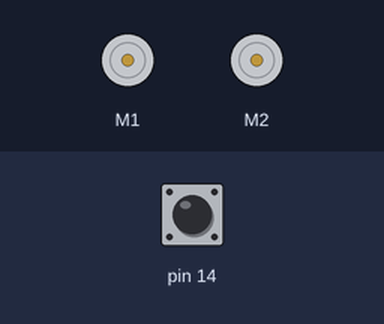
The sketch below on a simulated Arduino Leonardo, built with avr-gcc and run on an emulated ATmega32U4. Shown: 2 × DC motor (green arrow = forward, orange = backward, longer = faster). The test bench sets the inputs (shaded band); at power-on: pin 14 HIGH.

Above: at 0.8 s.
0.9 s: pin 14 pulled LOW for 0.15 s
At 2.0 s:
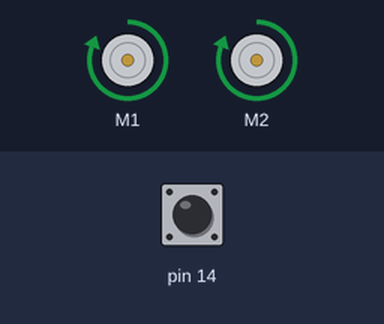
Timing chart, 0 to 3.9 s (numbered marks = the images above; inputs shaded):
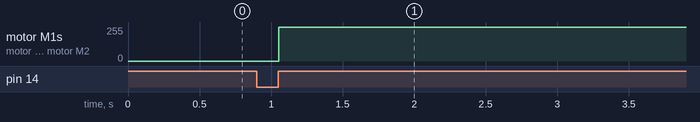

The sketch:

MotorsExample.ino
```cpp
#include <Wire.h>
#include <Zumo32U4.h>

Zumo32U4Motors motors;
Zumo32U4ButtonA buttonA;

void setup() {
  // put your setup code here, to run once:
  motors.flipLeftMotor(true);
  motors.flipRightMotor(true);
  buttonA.waitForButton();
}

void loop() {
  // put your main code here, to run repeatedly:
  motors.setSpeeds(-399.999999, -400);
}
```

Measured:
- after the input at 0.9 s, motor M1, motor M2: stopped → forward 255/255 after 0.15 s
